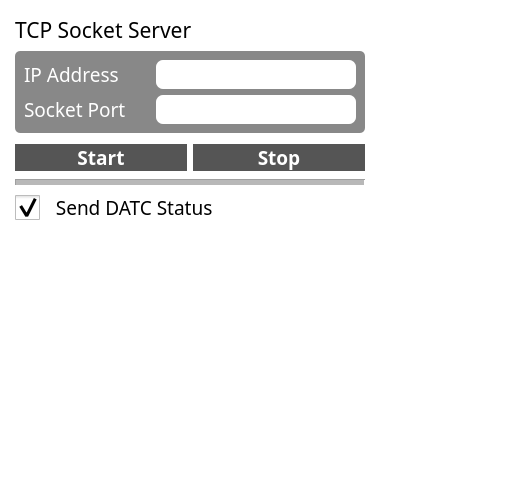
<?xml version="1.0" encoding="UTF-8"?>
<ui version="4.0">
 <class>TcpForm</class>
 <widget class="QWidget" name="TcpForm">
  <property name="geometry">
   <rect>
    <x>0</x>
    <y>0</y>
    <width>528</width>
    <height>490</height>
   </rect>
  </property>
  <property name="windowTitle">
   <string>Form</string>
  </property>
  <property name="styleSheet">
   <string notr="true">#TcpForm{
	background-color:#FFFFFF;
}

#frame{
	background-color:#888888;
	border-radius:5px;
}

#label_1{
	color:#FFFFFF;
}

#label_2{
	color:#FFFFFF;
}

#pushButton_tcp_start{
	background-color:#555555;
	color:#FFFFFF;
	border-top-left-radius:20px;
	border-bottom-left-radius:20px;
}

#pushButton_tcp_stop{
	background-color:#555555;
	color:#FFFFFF;
	border-top-right-radius:20px;
	border-bottom-right-radius:20px;
}

QCheckBox::indicator{
	width:25px; 
	height:25px;
}

QLineEdit{
	border-radius:7px;
}</string>
  </property>
  <layout class="QGridLayout" name="gridLayout">
   <property name="leftMargin">
    <number>15</number>
   </property>
   <property name="topMargin">
    <number>15</number>
   </property>
   <item row="0" column="0">
    <layout class="QVBoxLayout" name="verticalLayout">
     <item>
      <widget class="QLabel" name="label">
       <property name="font">
        <font>
         <family>Noto Sans KR Medium</family>
         <pointsize>16</pointsize>
         <weight>50</weight>
         <bold>false</bold>
        </font>
       </property>
       <property name="text">
        <string>TCP Socket Server</string>
       </property>
      </widget>
     </item>
     <item>
      <widget class="QFrame" name="frame">
       <property name="font">
        <font>
         <family>Noto Sans KR Medium</family>
         <weight>50</weight>
         <bold>false</bold>
        </font>
       </property>
       <property name="frameShape">
        <enum>QFrame::StyledPanel</enum>
       </property>
       <property name="frameShadow">
        <enum>QFrame::Raised</enum>
       </property>
       <layout class="QGridLayout" name="gridLayout_2">
        <item row="0" column="0">
         <widget class="QLabel" name="label_1">
          <property name="palette">
           <palette>
            <active>
             <colorrole role="WindowText">
              <brush brushstyle="SolidPattern">
               <color alpha="255">
                <red>255</red>
                <green>255</green>
                <blue>255</blue>
               </color>
              </brush>
             </colorrole>
             <colorrole role="Text">
              <brush brushstyle="SolidPattern">
               <color alpha="255">
                <red>255</red>
                <green>255</green>
                <blue>255</blue>
               </color>
              </brush>
             </colorrole>
             <colorrole role="ButtonText">
              <brush brushstyle="SolidPattern">
               <color alpha="255">
                <red>255</red>
                <green>255</green>
                <blue>255</blue>
               </color>
              </brush>
             </colorrole>
             <colorrole role="PlaceholderText">
              <brush brushstyle="SolidPattern">
               <color alpha="255">
                <red>255</red>
                <green>255</green>
                <blue>255</blue>
               </color>
              </brush>
             </colorrole>
            </active>
            <inactive>
             <colorrole role="WindowText">
              <brush brushstyle="SolidPattern">
               <color alpha="255">
                <red>255</red>
                <green>255</green>
                <blue>255</blue>
               </color>
              </brush>
             </colorrole>
             <colorrole role="Text">
              <brush brushstyle="SolidPattern">
               <color alpha="255">
                <red>255</red>
                <green>255</green>
                <blue>255</blue>
               </color>
              </brush>
             </colorrole>
             <colorrole role="ButtonText">
              <brush brushstyle="SolidPattern">
               <color alpha="255">
                <red>255</red>
                <green>255</green>
                <blue>255</blue>
               </color>
              </brush>
             </colorrole>
             <colorrole role="PlaceholderText">
              <brush brushstyle="SolidPattern">
               <color alpha="255">
                <red>255</red>
                <green>255</green>
                <blue>255</blue>
               </color>
              </brush>
             </colorrole>
            </inactive>
            <disabled>
             <colorrole role="WindowText">
              <brush brushstyle="SolidPattern">
               <color alpha="255">
                <red>255</red>
                <green>255</green>
                <blue>255</blue>
               </color>
              </brush>
             </colorrole>
             <colorrole role="Text">
              <brush brushstyle="SolidPattern">
               <color alpha="255">
                <red>255</red>
                <green>255</green>
                <blue>255</blue>
               </color>
              </brush>
             </colorrole>
             <colorrole role="ButtonText">
              <brush brushstyle="SolidPattern">
               <color alpha="255">
                <red>255</red>
                <green>255</green>
                <blue>255</blue>
               </color>
              </brush>
             </colorrole>
             <colorrole role="PlaceholderText">
              <brush brushstyle="SolidPattern">
               <color alpha="255">
                <red>255</red>
                <green>255</green>
                <blue>255</blue>
               </color>
              </brush>
             </colorrole>
            </disabled>
           </palette>
          </property>
          <property name="font">
           <font>
            <family>Noto Sans KR Medium</family>
            <pointsize>14</pointsize>
            <weight>50</weight>
            <bold>false</bold>
           </font>
          </property>
          <property name="text">
           <string>IP Address</string>
          </property>
         </widget>
        </item>
        <item row="0" column="1">
         <widget class="QLineEdit" name="lineEdit_tcp_addr">
          <property name="enabled">
           <bool>false</bool>
          </property>
          <property name="minimumSize">
           <size>
            <width>200</width>
            <height>0</height>
           </size>
          </property>
          <property name="font">
           <font>
            <family>Noto Sans KR Medium</family>
            <pointsize>14</pointsize>
            <weight>50</weight>
            <bold>false</bold>
           </font>
          </property>
          <property name="alignment">
           <set>Qt::AlignCenter</set>
          </property>
         </widget>
        </item>
        <item row="1" column="0">
         <widget class="QLabel" name="label_2">
          <property name="palette">
           <palette>
            <active>
             <colorrole role="WindowText">
              <brush brushstyle="SolidPattern">
               <color alpha="255">
                <red>255</red>
                <green>255</green>
                <blue>255</blue>
               </color>
              </brush>
             </colorrole>
             <colorrole role="Text">
              <brush brushstyle="SolidPattern">
               <color alpha="255">
                <red>255</red>
                <green>255</green>
                <blue>255</blue>
               </color>
              </brush>
             </colorrole>
             <colorrole role="ButtonText">
              <brush brushstyle="SolidPattern">
               <color alpha="255">
                <red>255</red>
                <green>255</green>
                <blue>255</blue>
               </color>
              </brush>
             </colorrole>
             <colorrole role="PlaceholderText">
              <brush brushstyle="SolidPattern">
               <color alpha="255">
                <red>255</red>
                <green>255</green>
                <blue>255</blue>
               </color>
              </brush>
             </colorrole>
            </active>
            <inactive>
             <colorrole role="WindowText">
              <brush brushstyle="SolidPattern">
               <color alpha="255">
                <red>255</red>
                <green>255</green>
                <blue>255</blue>
               </color>
              </brush>
             </colorrole>
             <colorrole role="Text">
              <brush brushstyle="SolidPattern">
               <color alpha="255">
                <red>255</red>
                <green>255</green>
                <blue>255</blue>
               </color>
              </brush>
             </colorrole>
             <colorrole role="ButtonText">
              <brush brushstyle="SolidPattern">
               <color alpha="255">
                <red>255</red>
                <green>255</green>
                <blue>255</blue>
               </color>
              </brush>
             </colorrole>
             <colorrole role="PlaceholderText">
              <brush brushstyle="SolidPattern">
               <color alpha="255">
                <red>255</red>
                <green>255</green>
                <blue>255</blue>
               </color>
              </brush>
             </colorrole>
            </inactive>
            <disabled>
             <colorrole role="WindowText">
              <brush brushstyle="SolidPattern">
               <color alpha="255">
                <red>255</red>
                <green>255</green>
                <blue>255</blue>
               </color>
              </brush>
             </colorrole>
             <colorrole role="Text">
              <brush brushstyle="SolidPattern">
               <color alpha="255">
                <red>255</red>
                <green>255</green>
                <blue>255</blue>
               </color>
              </brush>
             </colorrole>
             <colorrole role="ButtonText">
              <brush brushstyle="SolidPattern">
               <color alpha="255">
                <red>255</red>
                <green>255</green>
                <blue>255</blue>
               </color>
              </brush>
             </colorrole>
             <colorrole role="PlaceholderText">
              <brush brushstyle="SolidPattern">
               <color alpha="255">
                <red>255</red>
                <green>255</green>
                <blue>255</blue>
               </color>
              </brush>
             </colorrole>
            </disabled>
           </palette>
          </property>
          <property name="font">
           <font>
            <family>Noto Sans KR Medium</family>
            <pointsize>14</pointsize>
            <weight>50</weight>
            <bold>false</bold>
           </font>
          </property>
          <property name="text">
           <string>Socket Port     </string>
          </property>
         </widget>
        </item>
        <item row="1" column="1">
         <widget class="QLineEdit" name="lineEdit_tcp_port">
          <property name="minimumSize">
           <size>
            <width>200</width>
            <height>0</height>
           </size>
          </property>
          <property name="font">
           <font>
            <family>Noto Sans KR Medium</family>
            <pointsize>14</pointsize>
            <weight>50</weight>
            <bold>false</bold>
           </font>
          </property>
          <property name="maxLength">
           <number>6</number>
          </property>
          <property name="alignment">
           <set>Qt::AlignCenter</set>
          </property>
         </widget>
        </item>
       </layout>
      </widget>
     </item>
     <item>
      <spacer name="verticalSpacer_2">
       <property name="font">
        <font>
         <family>Noto Sans KR Medium</family>
         <weight>50</weight>
         <bold>false</bold>
        </font>
       </property>
       <property name="orientation">
        <enum>Qt::Vertical</enum>
       </property>
       <property name="sizeType">
        <enum>QSizePolicy::Maximum</enum>
       </property>
       <property name="sizeHint" stdset="0">
        <size>
         <width>20</width>
         <height>5</height>
        </size>
       </property>
      </spacer>
     </item>
     <item>
      <layout class="QHBoxLayout" name="horizontalLayout">
       <item>
        <widget class="QPushButton" name="pushButton_tcp_start">
         <property name="font">
          <font>
           <family>Noto Sans KR Medium</family>
           <pointsize>14</pointsize>
           <weight>75</weight>
           <bold>true</bold>
          </font>
         </property>
         <property name="text">
          <string>Start</string>
         </property>
        </widget>
       </item>
       <item>
        <widget class="QPushButton" name="pushButton_tcp_stop">
         <property name="font">
          <font>
           <family>Noto Sans KR Medium</family>
           <pointsize>14</pointsize>
           <weight>75</weight>
           <bold>true</bold>
          </font>
         </property>
         <property name="text">
          <string>Stop</string>
         </property>
        </widget>
       </item>
      </layout>
     </item>
     <item>
      <widget class="Line" name="line">
       <property name="minimumSize">
        <size>
         <width>0</width>
         <height>10</height>
        </size>
       </property>
       <property name="font">
        <font>
         <family>Noto Sans KR Medium</family>
         <weight>50</weight>
         <bold>false</bold>
        </font>
       </property>
       <property name="lineWidth">
        <number>1</number>
       </property>
       <property name="midLineWidth">
        <number>5</number>
       </property>
       <property name="orientation">
        <enum>Qt::Horizontal</enum>
       </property>
      </widget>
     </item>
     <item>
      <widget class="QCheckBox" name="checkBox_tcp_send_status">
       <property name="font">
        <font>
         <family>Noto Sans KR Medium</family>
         <pointsize>14</pointsize>
         <weight>50</weight>
         <bold>false</bold>
        </font>
       </property>
       <property name="text">
        <string>  Send DATC Status</string>
       </property>
       <property name="checked">
        <bool>true</bool>
       </property>
       <property name="tristate">
        <bool>false</bool>
       </property>
      </widget>
     </item>
     <item>
      <spacer name="verticalSpacer">
       <property name="orientation">
        <enum>Qt::Vertical</enum>
       </property>
       <property name="sizeHint" stdset="0">
        <size>
         <width>20</width>
         <height>40</height>
        </size>
       </property>
      </spacer>
     </item>
    </layout>
   </item>
   <item row="0" column="1">
    <spacer name="horizontalSpacer">
     <property name="orientation">
      <enum>Qt::Horizontal</enum>
     </property>
     <property name="sizeHint" stdset="0">
      <size>
       <width>76</width>
       <height>20</height>
      </size>
     </property>
    </spacer>
   </item>
  </layout>
 </widget>
 <resources/>
 <connections/>
</ui>
